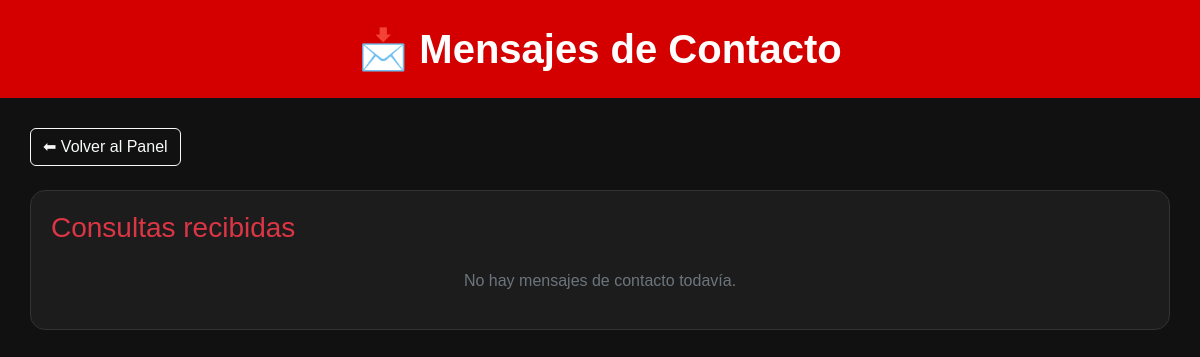
Before: /admin/contacto_web.php (signed in) with the older database file.
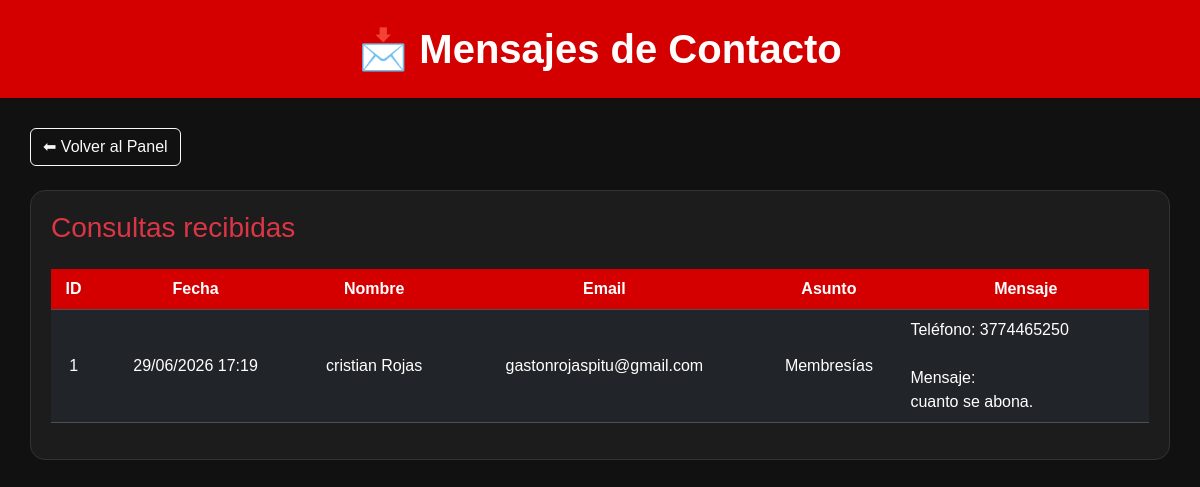
After: the same page with the newer database file.
### tables this page shows
CREATE TABLE `contacto_web` (
  `id_contacto` int(11) NOT NULL AUTO_INCREMENT,
  `nombre` varchar(100) NOT NULL,
  `email` varchar(100) NOT NULL,
  `asunto` varchar(100) NOT NULL,
  `mensaje` text NOT NULL,
  `fecha_envio` datetime NOT NULL DEFAULT current_timestamp(),
  PRIMARY KEY (`id_contacto`)
);

### admin/contacto_web.php (the view, shortened to what this page needs)
<?php
include(__DIR__ . "/../php/conexion.php");
$sql = "SELECT * FROM contacto_web ORDER BY fecha_envio DESC";
$resultado = mysqli_query($conexion, $sql);
function formatoFecha($fecha) {
    return date("d/m/Y H:i", strtotime($fecha));
}
?>
<!DOCTYPE html>
<html lang="es">
<head>
<link href="https://cdn.jsdelivr.net/npm/bootstrap@5.3.7/dist/css/bootstrap.min.css" rel="stylesheet">
</head>
<body>
<div class="header">
    <h1>📩 Mensajes de Contacto</h1>
</div>
<div class="contenido">
    <div class="mb-4">
        <a href="dashboard.php" class="btn btn-outline-light">
            ⬅ Volver al Panel
        </a>
    </div>
    <div class="table-box">
        <h3 class="text-danger mb-4">Consultas recibidas</h3>
        <?php if (mysqli_num_rows($resultado) > 0): ?>
            <div class="table-responsive">
                <table class="table table-dark table-hover text-center align-middle">
                    <thead>
                        <tr>
                            <th>ID</th>
                            <th>Fecha</th>
                            <th>Nombre</th>
                            <th>Email</th>
                            <th>Asunto</th>
                            <th>Mensaje</th>
                        </tr>
                    </thead>
                    <tbody>
                        <?php while($fila = mysqli_fetch_assoc($resultado)): ?>
                            <tr>
                                <td><?= $fila['id_contacto'] ?></td>
                                <td>
                                    <?= formatoFecha($fila['fecha_envio']) ?>
                                </td>
                                <td>
                                    <?= htmlspecialchars($fila['nombre']) ?>
                                </td>
                                <td>
                                    <?= htmlspecialchars($fila['email']) ?>
                                </td>
                                <td>
                                    <?= htmlspecialchars($fila['asunto']) ?>
                                </td>
                                <td style="max-width:350px; text-align:left;">
                                    <?= nl2br(htmlspecialchars($fila['mensaje'])) ?>
                                </td>
                            </tr>
                        <?php endwhile; ?>
                    </tbody>
                </table>
            </div>
        <?php else: ?>
            <p class="text-secondary text-center">
                No hay mensajes de contacto todavía.
            </p>
        <?php endif; ?>
    </div>
</div>
</body>
</html>

Changed rows visible on the page:
added contacto_web: id_contacto "1", fecha_envio "29/06/2026 17:19", nombre "cristian Rojas", email "gastonrojaspitu@gmail.com", asunto "Membresías", mensaje "Teléfono: 3774465250 Mensaje: cuanto se abona."
Other visible differences:
text no longer shown: "No hay mensajes de contacto todavía."
text now shown: "ID Fecha Nombre Email Asunto Mensaje"
